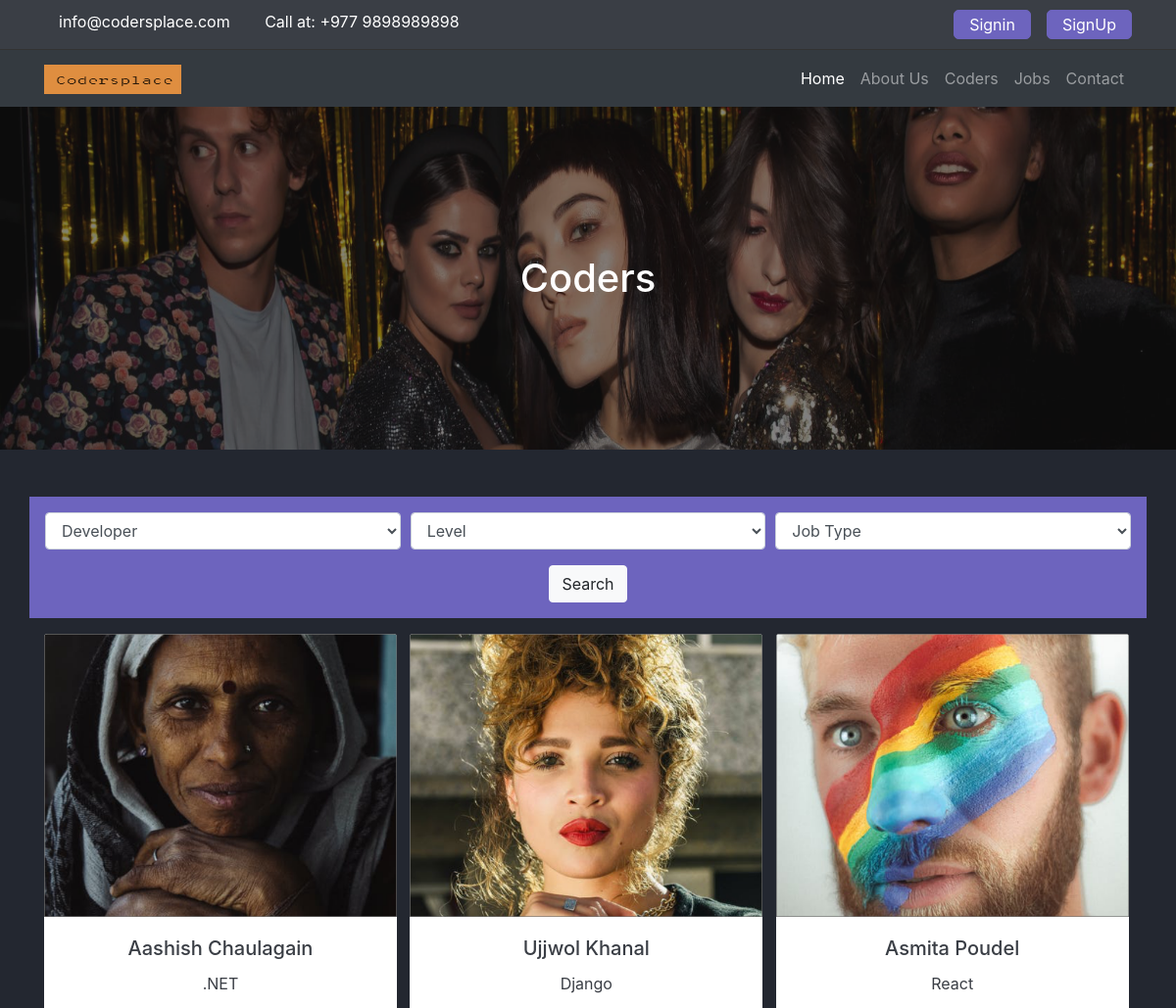
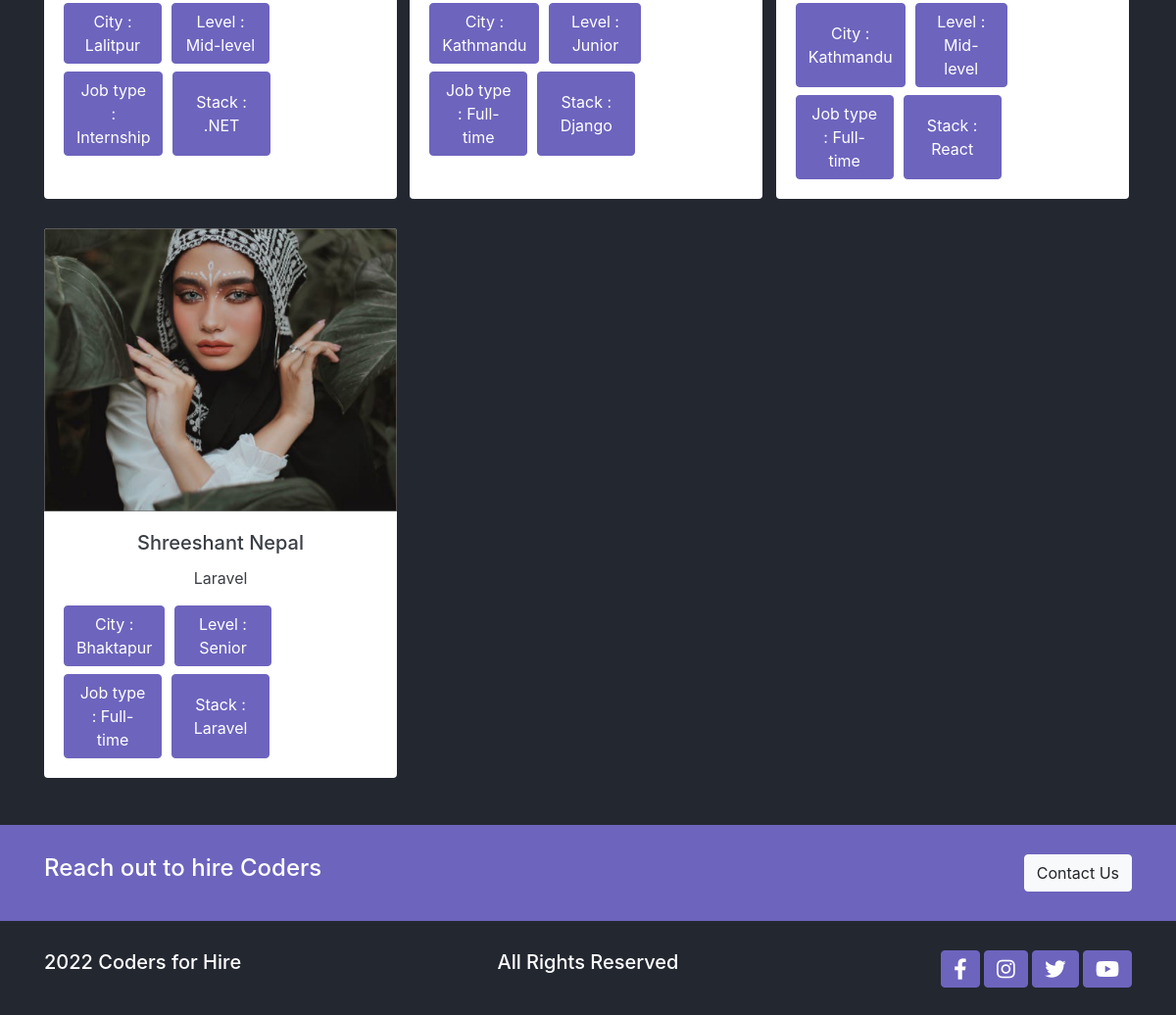
Screenshot of /coders/ with the database file from the repository (2 pictures, top to bottom).
### coders/models.py (models this page shows, shortened)
class Coder(models.Model):
    level_choices = (
        ('Fresher', 'Fresher'),
        ('Junior', 'Junior'),
        ('Mid-level', 'Mid-level'),
        ('Senior', 'Senior'),
    )
    job_choices = (
        ('Part-time', 'Part-time'),
        ('Full-time', 'Full-time'),
        ('Remote-work', 'Remote-work'),
        ('Internship', 'Internship'),
    )
    developer_choices = (
        ('.NET', '.NET'),
        ('React', 'React'),
        ('Nodejs', 'Nodejs'),
        ('PHP', 'PHP'),
        ('Laravel', 'Laravel'),
        ('Angular', 'Angular'),
        ('Django', 'Django'),
    )
    user = models.OneToOneField(User, on_delete=models.CASCADE, null=True)
    name = models.CharField(max_length=255)
    email = models.EmailField(null=True)
    photo = models.ImageField(upload_to='media/coders/')
    description = RichTextField()
    city = models.CharField(max_length=255)
    level_type = models.CharField(max_length=255, choices=level_choices)
    job_type = models.CharField(max_length=255, choices=job_choices)
    developer_type = models.CharField(
        max_length=255, choices=developer_choices)
    is_featured = models.BooleanField(default=False)
    created_date = models.DateTimeField(default=datetime.now, blank=True)
    skills = models.CharField(max_length=255, blank=True, null=True)

### coders/views.py (the view)
# urls.py: path("", views.coders, name="coders"),
def coders(request):
    coders = Coder.objects.order_by('-created_date')
    developer_type_search = Coder.objects.values_list(
        'developer_type', flat=True).distinct()
    level_type_search = Coder.objects.values_list(
        'level_type', flat=True).distinct()
    job_type_search = Coder.objects.values_list(
        'job_type', flat=True).distinct()
    data = {
        'coders': coders,
        'developer_type_search': developer_type_search,
        'level_type_search': level_type_search,
        'job_type_search': job_type_search,
    }
    return render(request, 'coders/coders.html', data)

### templates/coders/coders.html (shortened to what this page needs)
{% extends 'base.html' %} {% load static %} {% block content %}
<main class="coders-page">
	<div class="banner">
		<img
			src="{% static './assets/images/bg-banner.png' %}"
			alt=""
			class="img-fluid w-100"
		/>
		<h1 class="text-center">Coders</h1>
	</div>
	<section class="searchbox container mt-5 p-3 bg-accent">
		<form method="GET" action="{% url 'search' %}">
			<div class="form-row">
				<div class="form-group col-md-4">
					<select name="developer_type" id="inputState" class="form-control">
						<option selected disabled hidden>Developer</option>
					</select>
				</div>
				<div class="form-group col-md-4">
					<select name="level_type" id="inputState" class="form-control">
						<option selected disabled hidden>Level</option>
					</select>
				</div>
				<div class="form-group col-md-4">
					<select name="job_type" class="form-control">
						<option selected disabled hidden>Job Type</option>
					</select>
				</div>
			</div>
			<div class="text-center">
				<button class="btn btn-light">Search</button>
			</div>
		</form>
	</section>
	<section class="container mt-3 grid">
		{% for coder in coders %}
		<div class="card border-0 text-center">
			<div class="feature-text">
				<a href="{% url 'coders_detail' coder.id %}">
					<img
						src="{{ coder.photo.url }}"
						class="card-img-top"
						alt="team-member"
					/>
				</a>
			</div>
			<div class="card-body">
				<h5 class="card-title">{{ coder.name }}</h5>
				<p class="card-text">{{ coder.developer_type }}</p>
				<div class="person-description mt-2">
					<button class="btn btn-accent">City : {{coder.city}}</button>
					<button class="btn btn-accent">Level : {{coder.level_type}}</button>
				</div>
				<div class="person-description mt-2">
					<button class="btn btn-accent">Job type : {{coder.job_type}}</button>
					<button class="btn btn-accent">
						Stack : {{coder.developer_type}}
					</button>
				</div>
			</div>
		</div>
		{% endfor %}
	</section>
</main>
{% endblock %}

### codersplace/static/css/base.css (style rules this page uses)
:root { --primary: #232730; --secondary: #3a3e45; --white: #888787; --accent: #6d64be; }
body { background-color: var(--primary); color: #fff; }
a { color: #fff; }
.btn-accent { background-color: var(--accent); color: #fff; border-color: var(--accent); outline: none; }
.card { color: var(--secondary); width: 22.5rem; }
main { overflow: hidden; }

### codersplace/static/css/utils.css (style rules this page uses)
.bg-accent { color: #ffffff; background-color: var(--accent); }
.banner { position: relative; }
.banner img { height: 350px; width: 100%; }
.banner h1 { position: absolute; top: 50%; left: 50%; transform: translate(-50%, -50%); }
.grid { display: grid; grid-template-columns: 1fr 1fr 1fr; row-gap: 30px; column-gap: 10px; }
.feature-text { position: relative; }
.person-description { display: grid; grid-template-columns: 1fr 1fr 1fr; column-gap: 10px; }

### rows the page displays
Coder: photo (picture), name "Aashish Chaulagain", developer_type ".NET", city "Lalitpur", level_type "Mid-level", job_type "Internship"
Coder: photo (picture), name "Ujjwol Khanal", developer_type "Django", city "Kathmandu", level_type "Junior", job_type "Full-time"
Coder: photo (picture), name "Asmita Poudel", developer_type "React", city "Kathmandu", level_type "Mid-level", job_type "Full-time"
Coder: photo (picture), name "Shreeshant Nepal", developer_type "Laravel", city "Bhaktapur", level_type "Senior", job_type "Full-time"
